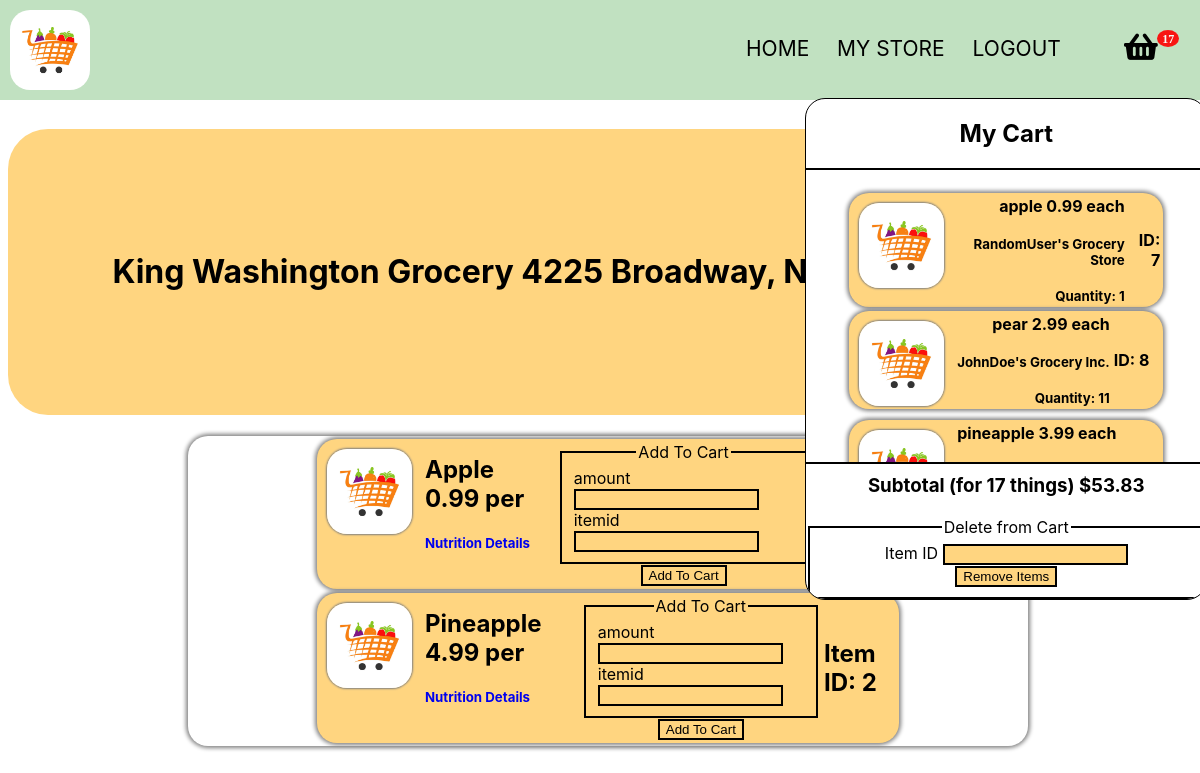
The page /store/King Washington Grocery (signed in) on the database its author committed.
### app.py (models this page shows)
class CartItems(db.Model):
    __tablename__ = 'cart'
    itemid = db.Column(db.Integer, primary_key = True)
    itemname = db.Column(db.String(20), nullable = False)
    quantity = db.Column(db.Integer, nullable = False)
    unit = db.Column(db.String(10), nullable = False)
    price = db.Column(db.Float, nullable = False)
    seller = db.Column(db.String(100), nullable = False)
    userid = db.Column(db.Integer, db.ForeignKey("user.id"))

class Store(db.Model):
    __tablename__ = 'store'
    storeid = db.Column(db.Integer, primary_key = True)
    storename = db.Column(db.String(50), nullable = True)
    storeaddress = db.Column(db.String(100), nullable = True)
    storelat = db.Column(db.Float, nullable = True)
    storelong = db.Column(db.Float, nullable = True)
    storeowner = db.Column(db.String(20), nullable = True)
    cart = db.relationship("Inventory")
    userid = db.Column(db.Integer, db.ForeignKey("user.id"))

class Inventory(db.Model):
    __tablename__ = 'inventory'
    inventoryid = db.Column(db.Integer, primary_key = True)
    itemname = db.Column(db.String(20), nullable = False)
    price = db.Column(db.Float, nullable = False)
    unit = db.Column(db.String(10), nullable = False)
    storeid = db.Column(db.Integer, db.ForeignKey("store.storeid"))

### app.py (the view, shortened to what this page needs)
@app.route('/store/<storename>', methods=['GET', 'POST'])
def storename(storename):
    deletefromcart = DeleteFromInventory()
    form = AddToCart()
    query = Inventory.query.filter_by(storeid = Store.query.filter_by(storename = storename).first().storeid).all()
    store = Store.query.filter_by(storename = storename).first()
    user = User.query.filter_by(id = current_user.id).first()
    userscart = CartItems.query.filter_by(userid = user.id).all()
    subtotal = 0
    itemamount = 0
    for thing in userscart:
        itemamount += thing.quantity
        subtotal += thing.price * thing.quantity
    if deletefromcart.validate_on_submit():
        print('touched')
        item = CartItems.query.filter_by(itemid = deletefromcart.itemid.data).first()
        db.session.delete(item)
        db.session.commit()
        return redirect('/store/' + storename)
    return render_template('shop.html', shopinventory = query, store = store, form = form, cart = userscart, subtotal = subtotal, itemamount = itemamount, deleteform = deletefromcart)

### forms.py
class DeleteFromInventory(FlaskForm):
    itemid = IntegerField("Item ID", validators=[DataRequired()])
    submit = SubmitField("Remove Items")

class AddToCart(FlaskForm):
    amount = IntegerField('amount', validators=[DataRequired()])
    itemid = IntegerField('itemid ', validators=[DataRequired()])
    submit = SubmitField("Add To Cart")

### app.py (called while the page is built)
@login_manager.user_loader
def load_user(user_id):
    return User.query.get(int(user_id))

### templates/shop.html (shortened to what this page needs)
<!DOCTYPE HTML>
<html>
	<head>
		<link href="https://use.fontawesome.com/releases/v5.0.1/css/all.css" rel="stylesheet">
	</head>
	<body class="is-preload">
        <br>
		<br>
		<br>
		<br>
		<br>
		<div class="container">
			<img class = 'logo' src="{{ url_for('static', filename = 'images/grocerylogo.jpeg') }}">
			<nav>
				<ul id = 'subpages'>
					<li><a href="/main">HOME</a></li>
					<li><a href="/mystore/{{current_user.name}}">MY STORE</a></li>
					<li id="logout"><a href="/logout">LOGOUT</a></li>
                    <div id="container" style="display:inline-block; position: absolute; height: 100%;">
						<ul>
							<li id="li1"> <i class="fa badge fa-lg" style='font-size:30px'value={{itemamount}}>&#xf291; </i>
								<div class="popupMenu">
									<div class = "upperdiv">
										<h1 style="text-align: center; border-bottom: 2px solid black; padding-bottom: 20px;"> My Cart</h1>
										<table class = "carttable">
											{% for thing in cart %}
												<tr>
													<td>
														<div class = 'itemdiv'>
															<img src="{{ url_for('static', filename = 'images/grocerylogo.jpeg') }}" class="itemimage">
															<table class="carttdtable">
																<tr class="carttr">
																	<td class="carttd">
																	<h4 class = "iteminfo" style = "margin: 0px;"> {{thing.itemname}} {{thing.price}} {{thing.unit}}</h4> <br> <h5 class = "iteminfo" style = "margin: 0px;"> {{thing.seller}} </h5> <br> <h5 class = "iteminfo" style = "margin: 0px;"> Quantity: {{thing.quantity}} </h5> </td>
																	</td>
																	<td> <h4> ID: {{thing.itemid}}</h5></td>
																</tr>
															</table>
														</div>
											{% endfor %}
									</div>
									<div class="lowerdiv">
										<h3 class="lowerh3"> Subtotal (for {{itemamount}} things) ${{"%.2f"|format(subtotal)}} </h3>
                                        <br>
                                        <form method="post" action="">
											<fieldset>
												<legend class = "cartlegend">Delete from Cart</legend>
												<div>
													{{ deleteform.itemid.label(class = "form-control-label") }}
													{{ deleteform.itemid(class = "form-control form-control-lg") }}
												</div>
												<div class = 'fieldbutton'>
													{{ deleteform.submit(class = "btn btn-outline-info") }}
												</div>
											</fieldset>
										</form>
									</div>
		<h1 class = 'title'> {{store.storename}} {{store.storeaddress}} </h1>
        <div class = 'tablediv'>
            <table class = "inventorytable">
            {% for thing in shopinventory %}
            <tr>
                <td>
                <div class = 'itemdiv'>
                    <img src="{{ url_for('static', filename = 'images/grocerylogo.jpeg') }}" class="itemimage">
                    <table>
                        <tr>
                            <td> <h2 class = "iteminfo"> {{thing.itemname}} {{thing.price}} {{thing.unit}} <br> </h2> <h5> <a href="/nutritionaldetails/{{thing.itemname}}" target="_blank">Nutrition Details</a> </h5> </td>
                            {% if store.userid != current_user.id %}
                                <td>
                                    <div class = "addtocart">
                                        <form method="post" action="">
                                            <fieldset>
                                                <legend class = "cartlegend">Add To Cart</legend>
                                                <div>
                                                    {{ form.amount.label(class = "form-control-label") }}
                                                    {{ form.amount(class = "form-control form-control-lg") }}
                                                </div>
                                                <div>
                                                    {{ form.itemid.label(class = "form-control-label") }}
                                                    {{ form.itemid(class = "form-control form-control-lg") }}
                                                </div>
                                            </fieldset>
                                            <div class = 'fieldbutton'>
                                                {{ form.submit(class = "btn btn-outline-info") }}
                                            </div>
                                        </form>
                                    </div>
                                </td>
                            {% endif %}
                            <td>
                                <h2>Item ID: {{thing.inventoryid}} </h2>
                            </td>
                        </tr>
                    </table>
                </div>
                </td>
            </tr>
            {% endfor %}
            </table>
        </div>
	</body>
</html>

### templates/shop.html (style rules this page uses)
.lowerh3 { margin-top: 10px; margin-bottom: 0px; }
.upperdiv { height: 73%; overflow: scroll; }
.lowerdiv { border-top: 2px solid black; position: absolute; bottom: 0px; text-align: center; width: 100%; }
.carttable { margin: 0 auto; width: 80%; }
.itemimage { height: 90px; width: 90px; float: left; border-radius: 20px; margin-right: 10px; }
#logout { margin-right: 10vh; }
#container { right: -80px; top: 16px; margin-right: 5vh; }
.popupMenu { width: 400px; height: 500px; border: 1px solid black; position: absolute; top: 62px; right: -20px; background-color: white; border-radius: 20px; overflow: scroll; }
ul li { position: relative }
.badge:after { content:attr(value); font-size:12px; color: #fff; background: red; border-radius:50%; padding: 2px 5px; position:relative; left:-8px; top:-15px; opacity:0.9; }
.tablediv { width: 70%; margin:0 auto; background-color: white; border-radius: 20px; box-shadow: 0 0 4px 2px gray; }
.cartlegend { text-align: center; }
.fieldbutton { text-align: center; }
.title { padding: 50px; background-color: green; height: 20vh; line-height: 20vh; text-align: center; background-color: rgb(255, 213, 128); border-radius: 40px; }
.itemimage { float: left; height: 85px; width: auto; margin: 10px; border-radius: 20px; box-shadow: 0 0 2px 1px gray; }
.iteminfo { margin:0 auto; }
.itemdiv { height: 20%; width: 60%; left: 20%; background-color: rgb(255, 213, 128); margin:0 auto; border-radius: 20px; min-width: 100%; box-shadow: 0 0 4px 2px gray; }
input { background-color: rgb(255, 213, 128); border: 2px solid black; }
.inventorytable { width: 70%; margin:0 auto; height: 100%; }
td { margin-bottom: 50px; }
fieldset { border: 2px solid black; }
html { height: 100%; width: 100%; }
body { height: 100%; width: 100%; font-family: Eina, -apple-system, BlinkMacSystemFont, "Segoe UI", Roboto, Helvetica, Arial, sans-serif; }
a { text-decoration: none; }
.logo { float: left; height: 80px; width: auto; margin: 10px; border-radius: 20px; }
body { height: 100%; width: 100%; }
nav ul { float: right; list-style: none; text-align: right; padding-top: 20px; margin-left: 0px; margin-right: 5vh; }
.container { background-color:rgb(193, 225, 193); position: fixed; width: 100%; top: 0px; left: 0px; }
.container::after { content: ''; display: table; clear: both; }
nav li { float: left; margin-left: 3vh; }
nav a { text-decoration: none; color: black; font-size: 21px; }

### rows shown on the page
CartItems: itemname "apple", price "0.99", unit "each", seller "RandomUser's Grocery Store", quantity "1", itemid "7"
CartItems: itemname "pear", price "2.99", unit "each", seller "JohnDoe's Grocery Inc.", quantity "11", itemid "8"
CartItems: itemname "pineapple", price "3.99", unit "each"
Store: storename "King Washington Grocery", storeaddress "4225 Broadway,…"
Inventory: itemname "Apple", price "0.99", unit "per", amount.label "amount", itemid.label "itemid"
Inventory: itemname "Pineapple", price "4.99", unit "per", amount.label "amount", itemid.label "itemid", inventoryid "2"

### other values the page prints
{{ itemamount }} "17"
{{ "%.2f"|format(subtotal) }} "53.83"
{{ deleteform.itemid.label(class = "form-control-label") }} "Item ID"
